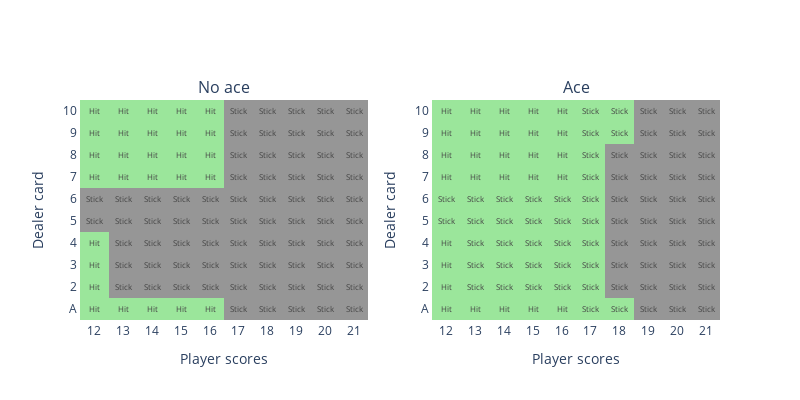

Here is the notebook cell this chart was saved with:
### Code cell
import plotly.express as px

fig = make_subplots(rows=1, cols=2, subplot_titles=("No ace", "Ace"))
dealer_axis = np.linspace(1, 10, 10)
colorscale = [[0, "rgb(150,150,150)"], [1, "rgb(155,230,155)"]]

annotations = ['Stick', 'Hit']
policy_texts = {
    'no_ace': [[annotations[policy_grids['no_ace'][i, j]] for j in range(10)] for i in range(10)],
    'ace': [[annotations[policy_grids['ace'][i, j]] for j in range(10)] for i in range(10)]
}

fig.add_trace(go.Heatmap(x=player_scores_axis, y=card_names, z=policy_grids['no_ace'],
                         colorscale=colorscale,
                         text=policy_texts['no_ace'], texttemplate="%{text}"), 1, 1)
fig.add_trace(go.Heatmap(x=player_scores_axis, y=card_names, z=policy_grids['ace'],
                         colorscale=colorscale,
                         text=policy_texts['no_ace'], texttemplate="%{text}"), 1, 2)
fig.update_layout(width=800, height=400)
fig.update_scenes(xaxis_title_text='Dealer', yaxis_title_text='Player')
fig.update_traces(showscale=False)
fig.update_xaxes(showline=True, linewidth=1, title='Player scores', dtick=1)
fig.update_yaxes(showline=True, linewidth=1, title='Dealer card', dtick=1)


fig.show()

### Figure 1 — Plotly figure (JSON) as saved in the notebook; plotly's stock layout.template omitted (floating-point values rounded to 4 significant figures)
{"data": [{"colorscale": [[0, "rgb(150,150,150)"], [1, "rgb(155,230,155)"]], "showscale": false, "text": [["Hit", "Hit", "Hit", "Hit", "Hit", "Stick", "Stick", "Stick", "Stick", "Stick"], ["Hit", "Stick", "Stick", "Stick", "Stick", "Stick", "Stick", "Stick", "Stick", "Stick"], ["Hit", "Stick", "Stick", "Stick", "Stick", "Stick", "Stick", "Stick", "Stick", "Stick"], ["Hit", "Stick", "Stick", "Stick", "Stick", "Stick", "Stick", "Stick", "Stick", "Stick"], ["Stick", "Stick", "Stick", "Stick", "Stick", "Stick", "Stick", "Stick", "Stick", "Stick"], ["Stick", "Stick", "Stick", "Stick", "Stick", "Stick", "Stick", "Stick", "Stick", "Stick"], ["Hit", "Hit", "Hit", "Hit", "Hit", "Stick", "Stick", "Stick", "Stick", "Stick"], ["Hit", "Hit", "Hit", "Hit", "Hit", "Stick", "Stick", "Stick", "Stick", "Stick"], ["Hit", "Hit", "Hit", "Hit", "Hit", "Stick", "Stick", "Stick", "Stick", "Stick"], ["Hit", "Hit", "Hit", "Hit", "Hit", "Stick", "Stick", "Stick", "Stick", "Stick"]], "texttemplate": "%{text}", "type": "heatmap", "x": [12, 13, 14, 15, 16, 17, 18, 19, 20, 21], "xaxis": "x", "y": ["A", "2", "3", "4", "5", "6", "7", "8", "9", "10"], "yaxis": "y", "z": [[1, 1, 1, 1, 1, 0, 0, 0, 0, 0], [1, 0, 0, 0, 0, 0, 0, 0, 0, 0], [1, 0, 0, 0, 0, 0, 0, 0, 0, 0], [1, 0, 0, 0, 0, 0, 0, 0, 0, 0], [0, 0, 0, 0, 0, 0, 0, 0, 0, 0], [0, 0, 0, 0, 0, 0, 0, 0, 0, 0], [1, 1, 1, 1, 1, 0, 0, 0, 0, 0], [1, 1, 1, 1, 1, 0, 0, 0, 0, 0], [1, 1, 1, 1, 1, 0, 0, 0, 0, 0], [1, 1, 1, 1, 1, 0, 0, 0, 0, 0]]}, {"colorscale": [[0, "rgb(150,150,150)"], [1, "rgb(155,230,155)"]], "showscale": false, "text": [["Hit", "Hit", "Hit", "Hit", "Hit", "Stick", "Stick", "Stick", "Stick", "Stick"], ["Hit", "Stick", "Stick", "Stick", "Stick", "Stick", "Stick", "Stick", "Stick", "Stick"], ["Hit", "Stick", "Stick", "Stick", "Stick", "Stick", "Stick", "Stick", "Stick", "Stick"], ["Hit", "Stick", "Stick", "Stick", "Stick", "Stick", "Stick", "Stick", "Stick", "Stick"], ["Stick", "Stick", "Stick", "Stick", "Stick", "Stick", "Stick", "Stick", "Stick", "Stick"], ["Stick", "Stick", "Stick", "Stick", "Stick", "Stick", "Stick", "Stick", "Stick", "Stick"], ["Hit", "Hit", "Hit", "Hit", "Hit", "Stick", "Stick", "Stick", "Stick", "Stick"], ["Hit", "Hit", "Hit", "Hit", "Hit", "Stick", "Stick", "Stick", "Stick", "Stick"], ["Hit", "Hit", "Hit", "Hit", "Hit", "Stick", "Stick", "Stick", "Stick", "Stick"], ["Hit", "Hit", "Hit", "Hit", "Hit", "Stick", "Stick", "Stick", "Stick", "Stick"]], "texttemplate": "%{text}", "type": "heatmap", "x": [12, 13, 14, 15, 16, 17, 18, 19, 20, 21], "xaxis": "x2", "y": ["A", "2", "3", "4", "5", "6", "7", "8", "9", "10"], "yaxis": "y2", "z": [[1, 1, 1, 1, 1, 1, 1, 0, 0, 0], [1, 1, 1, 1, 1, 1, 0, 0, 0, 0], [1, 1, 1, 1, 1, 1, 0, 0, 0, 0], [1, 1, 1, 1, 1, 1, 0, 0, 0, 0], [1, 1, 1, 1, 1, 1, 0, 0, 0, 0], [1, 1, 1, 1, 1, 1, 0, 0, 0, 0], [1, 1, 1, 1, 1, 1, 0, 0, 0, 0], [1, 1, 1, 1, 1, 1, 0, 0, 0, 0], [1, 1, 1, 1, 1, 1, 1, 0, 0, 0], [1, 1, 1, 1, 1, 1, 1, 0, 0, 0]]}], "layout": {"annotations": [{"font": {"size": 16}, "showarrow": false, "text": "No ace", "x": 0.225, "xanchor": "center", "xref": "paper", "y": 1, "yanchor": "bottom", "yref": "paper"}, {"font": {"size": 16}, "showarrow": false, "text": "Ace", "x": 0.775, "xanchor": "center", "xref": "paper", "y": 1, "yanchor": "bottom", "yref": "paper"}], "height": 400, "scene": {"xaxis": {"title": {"text": "Dealer"}}, "yaxis": {"title": {"text": "Player"}}}, "width": 800, "xaxis": {"anchor": "y", "domain": [0, 0.45], "dtick": 1, "linewidth": 1, "showline": true, "title": {"text": "Player scores"}}, "xaxis2": {"anchor": "y2", "domain": [0.55, 1], "dtick": 1, "linewidth": 1, "showline": true, "title": {"text": "Player scores"}}, "yaxis": {"anchor": "x", "domain": [0, 1], "dtick": 1, "linewidth": 1, "showline": true, "title": {"text": "Dealer card"}}, "yaxis2": {"anchor": "x2", "domain": [0, 1], "dtick": 1, "linewidth": 1, "showline": true, "title": {"text": "Dealer card"}}}}
